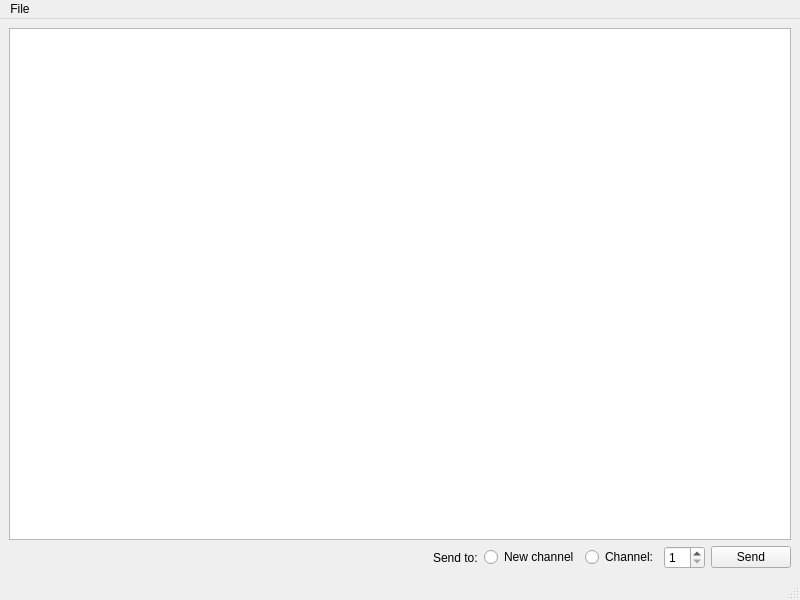
<?xml version="1.0" encoding="UTF-8"?>
<ui version="4.0">
 <class>FMImportDialog</class>
 <widget class="QMainWindow" name="FMImportDialog">
  <property name="geometry">
   <rect>
    <x>0</x>
    <y>0</y>
    <width>800</width>
    <height>600</height>
   </rect>
  </property>
  <property name="windowTitle">
   <string>Import FM Patches</string>
  </property>
  <widget class="QWidget" name="centralwidget">
   <layout class="QGridLayout" name="gridLayout">
    <item row="0" column="0" colspan="2">
     <widget class="TableView" name="patchTableView"/>
    </item>
    <item row="1" column="0">
     <spacer name="horizontalSpacer">
      <property name="orientation">
       <enum>Qt::Horizontal</enum>
      </property>
      <property name="sizeHint" stdset="0">
       <size>
        <width>412</width>
        <height>20</height>
       </size>
      </property>
     </spacer>
    </item>
    <item row="1" column="1">
     <layout class="QHBoxLayout" name="horizontalLayout_2">
      <item>
       <widget class="QLabel" name="sendLabel">
        <property name="text">
         <string>Send to:</string>
        </property>
       </widget>
      </item>
      <item>
       <widget class="QRadioButton" name="newChannelRadioButton">
        <property name="text">
         <string>New channel</string>
        </property>
       </widget>
      </item>
      <item>
       <layout class="QHBoxLayout" name="horizontalLayout">
        <item>
         <widget class="QRadioButton" name="channelRadioButton">
          <property name="text">
           <string>Channel:</string>
          </property>
         </widget>
        </item>
        <item>
         <widget class="QSpinBox" name="channelSpinBox">
          <property name="minimum">
           <number>1</number>
          </property>
         </widget>
        </item>
       </layout>
      </item>
      <item>
       <widget class="QPushButton" name="sendButton">
        <property name="text">
         <string>Send</string>
        </property>
       </widget>
      </item>
     </layout>
    </item>
   </layout>
  </widget>
  <widget class="QMenuBar" name="menubar">
   <property name="geometry">
    <rect>
     <x>0</x>
     <y>0</y>
     <width>800</width>
     <height>20</height>
    </rect>
   </property>
   <widget class="QMenu" name="menuFile">
    <property name="title">
     <string>File</string>
    </property>
    <addaction name="actionOpen"/>
    <addaction name="actionSave"/>
    <addaction name="actionSaveAll"/>
    <addaction name="separator"/>
    <addaction name="actionClose"/>
   </widget>
   <addaction name="menuFile"/>
  </widget>
  <widget class="QStatusBar" name="statusbar"/>
  <action name="actionOpen">
   <property name="text">
    <string>&amp;Open</string>
   </property>
  </action>
  <action name="actionSave">
   <property name="text">
    <string>&amp;Save</string>
   </property>
  </action>
  <action name="actionSaveAll">
   <property name="text">
    <string>Save &amp;All</string>
   </property>
  </action>
  <action name="actionClose">
   <property name="text">
    <string>&amp;Close</string>
   </property>
  </action>
 </widget>
 <customwidgets>
  <customwidget>
   <class>TableView</class>
   <extends>QTableView</extends>
   <header>fmimport/tableview.h</header>
  </customwidget>
 </customwidgets>
 <resources/>
 <connections/>
</ui>
